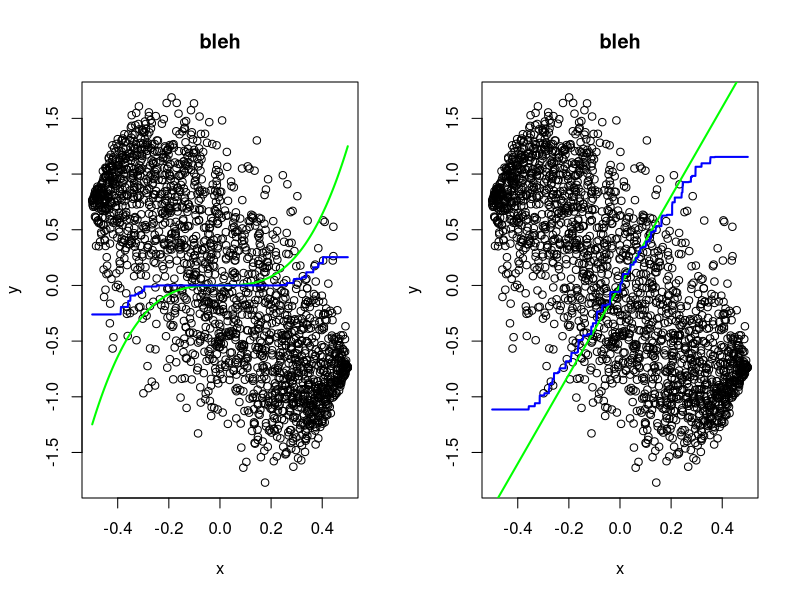

The R source for this figure:
#Create the matrix mat which plays the role of
#design matrix X in the Lasso formulation.
isomat = function(n){
m1 = matrix(0,n,(n-1))
for (i in 1:(n-1)){
  for (j in i:(n-1)){
    m1[i,j] = -1
  }
}

m2 = matrix(0,n,(n-1))
for (j in 1:(n-1)){
  m2[,j] = rep(j,n)/n
}

mat = m1 + m2
return(mat)
}




library(glmnet)
library(MASS)

n = 2000
success = 0

corr = -0.9
Sigma = matrix(c(1,corr,corr,1), 2,2)

ntrial = 10

#for (it in 1:ntrial){
#print(it)
##
Z = mvrnorm(n=n, mu=rep(0,2), Sigma=Sigma)
P1 = matrix(rep(0, n*n), n, n)
P2 = matrix(rep(0, n*n), n, n)
for (i in 1:n) {
    P1[rank(Z[ ,1])[i], i] = 1
    P2[i, rank(Z[, 2])[i]] = 1
}

X1 = isomat(n)
X2 = P1 %*% P2 %*% X1
X = cbind(X1,X2)



f <- list()
f[[1]] = function(x){
  #return(2*x)
  return(10 * x^3)
}
f[[2]] = function(w){
  ans = 4*w
  return(ans)
}

Zunif1 = sapply(Z[,1], FUN=pnorm) - 0.5
Zunif2 = sapply(Z[,2], FUN=pnorm) - 0.5

f1 = sapply(Zunif1, FUN=f[[1]])
f2 = sapply(Zunif2, FUN=f[[2]])

f1 = f1[ order(Z[,1]) ]
f2 = f2[ order(Z[,2]) ]

delta1star = f1[2:n] - f1[1:(n-1)]
delta2star = f2[2:n] - f2[1:(n-1)]
deltastar = c(delta1star, delta2star)


keym = round(solve( t(X1) %*% X1) %*% t(X2) %*% X1)

epsilon = rep(0, n)
y = X %*% deltastar 


lambda = 0.01
#lambda = 0.1/n^(1/5)
#lambda = 0.05
glmfit = glmnet(x=X, y=y, lambda=lambda, standardize=FALSE, family="gaussian", thresh=1e-7, maxit=5000, intercept=FALSE)

deltahat = as.vector(glmfit$beta)
deltahat1 = deltahat[1:(n-1)]
deltahat2 = deltahat[n:(2*n-2)]

f1hat = X1 %*% deltahat1;
f2hat = X1 %*% deltahat2;

par(mfrow=c(1,2))

x = sort(Zunif1)
y = y - rep(mean(y), n)
plot(x,y, main="bleh")
lines(x, f1, lwd = 2, col = "green")
lines(x, f1hat, lwd = 2, col = "blue")

x = sort(Zunif2)
y = y - rep(mean(y), n)
plot(x,y, main="bleh")
lines(x, f2, lwd = 2, col = "green")
lines(x, f2hat, lwd = 2, col = "blue")

